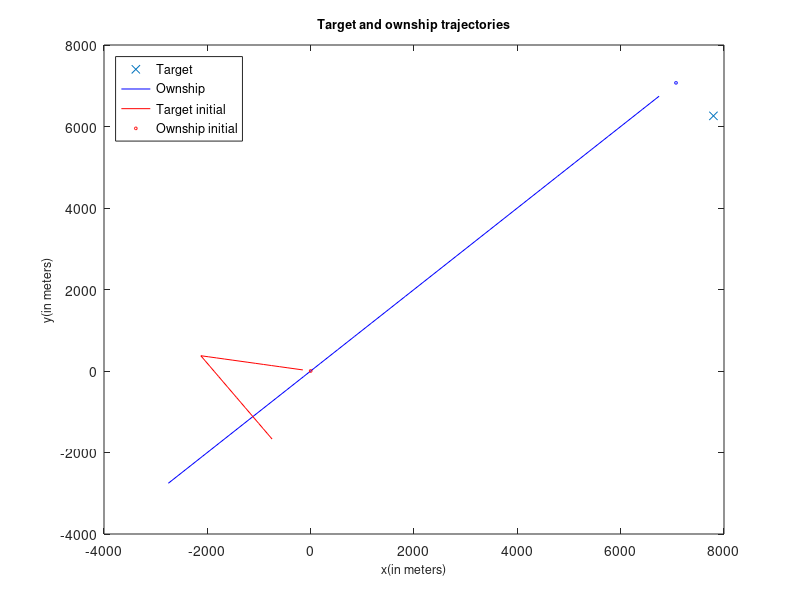

This chart was generated by the following MATLAB code:
%script
rangeVar = 1;
thetaVar = 6;
velocityVar = 10;
% targetInit = [7071; 7071; 225; 7.72];
% ownshipInit = [0; 0; 170; 2.57];
targetInit = [7071; 7071; -5.4589; -5.4589];
ownshipInit = [0; 0; -2.5310; .4463];
ownshipState = ownshipInit;
targetState = targetInit;
targetStateLog = [];
ownshipStateLog = [];
startTime = 60;
time = startTime;
finalTime = 1800;
timeStep = 60;

%Initial Measurements
bearing = atan2(targetInit(1)-ownshipInit(1),targetInit(2)-ownshipInit(2))*180/pi + (thetaVar * randn());
distance = sqrt((targetInit(1)-ownshipInit(1)+(rangeVar * randn()))^2+(targetInit(2)-ownshipInit(2)+(rangeVar * randn()))^2);
targetEst = [distance*cosd(bearing);
             distance*sind(bearing);
             0;
             0];
targetEstLog = [targetEst];
P = [0 0 0 0;
     0 0 0 0;
     0 0 velocityVar^2 0;
     0 0 0 velocityVar^2];
Q = [rangeVar^2 0;
     0 rangeVar^2];
F = [1 0 timeStep 0;
     0 1 0 timeStep;
     0 0 1 0;
     0 0 0 1];
 
 
%Simulation
for i = startTime:timeStep:finalTime
    time = i;
    
%move vehicle and target
if(time == 900)
    ownshipState(3) = 1.4371;
    ownshipState(4) = -2.1306;
end
ownshipState = F*ownshipState;
ownshipStateLog = [ownshipStateLog ownshipState];
targetState = F*targetState;
targetStateLog = [targetStateLog targetState];

%Measure
H=[(1-(ownshipState(1)/targetState(1))) 0 0 0;
    0 (1-(ownshipState(2)/targetState(2))) 0 0];
dis = H*targetState;
varry = rangeVar * randn();
distance = sqrt((dis(1)+varry)^2+(dis(2)+varry)^2);%Check the variance method

%Estimation
targetEst = F*targetEst;
H_est = [(1-(ownshipState(1)/targetEst(1))) 0 0 0;
    0 (1-(ownshipState(2)/targetEst(2))) 0 0];
disEst = H*targetEst;
P_pred = F*P*F'; %QsuperS
S=H*P_pred*H'+Q;
K=P_pred*H'/S;






end

%Figure
plot(targetEst(1),targetEst(2),'x')
hold on
plot(targetStateLog(1,:),targetStateLog(2,:),'-b')
hold on
plot(ownshipStateLog(1,:),ownshipStateLog(2,:),'-r')
hold on
plot(ownshipInit(1),ownshipInit(2),'or', 'MarkerSize', 2)
hold on
plot(targetInit(1),targetInit(2),'ob', 'MarkerSize', 2)
legend('Target','Ownship','Target initial','Ownship initial')
%plot(ownshipStateLog(1,:),ownshipStateLog(2,:),'o')
legend('Location','northwest')
xlim([-4000 8000])
ylim([-4000 8000])
xlabel('x(in meters)','FontSize',9)
ylabel('y(in meters)','FontSize',9)
title('Target and ownship trajectories','FontSize',9)

hold on
